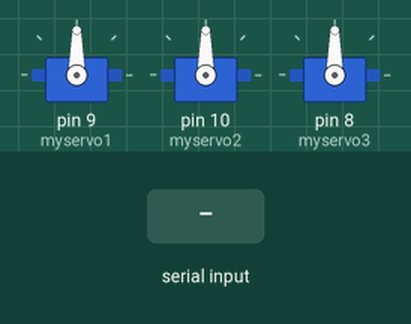
This sketch was run on a simulated Arduino Uno, built with avr-gcc and run on an emulated ATmega328P. Parts: 3 × servo. Inputs (shaded band) come from the test bench.

Above: at 1.2 s.
1.3 s: "1" received over Serial
At 2.3 s:
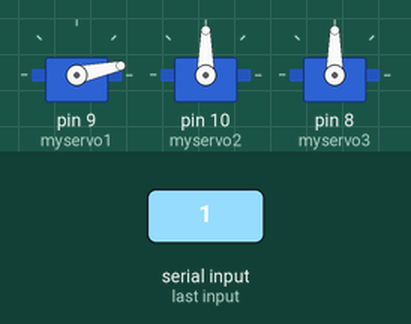
13.3 s: "2" received over Serial
At 15.84 s:
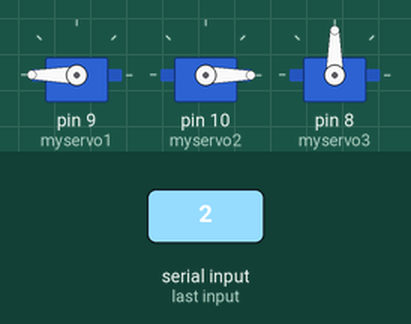
At 17.84 s:
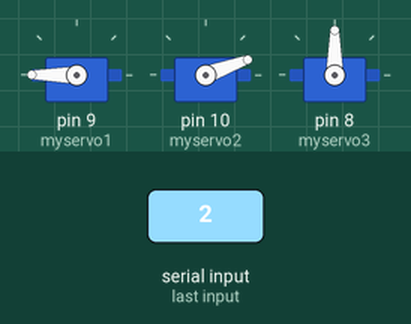
Timing chart, 0 to 22.3 s (numbered marks = the images above; inputs shaded):
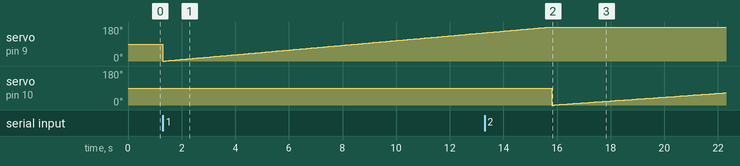

The sketch:

IR.ino
```cpp
#include <Servo.h>

Servo myservo1;
Servo myservo2;
Servo myservo3;
int pos = 0;
char choice;
void setup() {
  myservo1.attach(9);
  myservo2.attach(10);
  myservo3.attach(8);
  Serial.begin(9600);
}

void loop() {
  while(Serial.available()>0)
  {
    choice=(Serial.read());
    switch(choice)
    {
      case '1':
                 for(pos=0;pos<=180;pos++)
                 {
                    myservo1.write(pos);
                    delay(80);
                 }
               break;
      case '2':

              for(pos=0;pos<=90;pos++)
                 {
                    myservo2.write(pos);
                    delay(100);
                 }
                 for(pos=90;pos>=0;pos--)
                 {
                    myservo2.write(pos);
                    delay(100);
                 }
               break;
       case '3':
               for(pos=0;pos<=360;pos++)
                 {
                    myservo3.write(pos);
                    delay(50);
                 }
               break;
        default:
                 break;
    }
  }
}
```

Measured:
- after the input at 13.3 s, servo on pin 10 (myservo2): 90° → 0° after 2.5 s, → 1° 0.10 s later, → 2° 0.10 s later, → 3° 0.10 s later, … (65 changes in this stretch)
